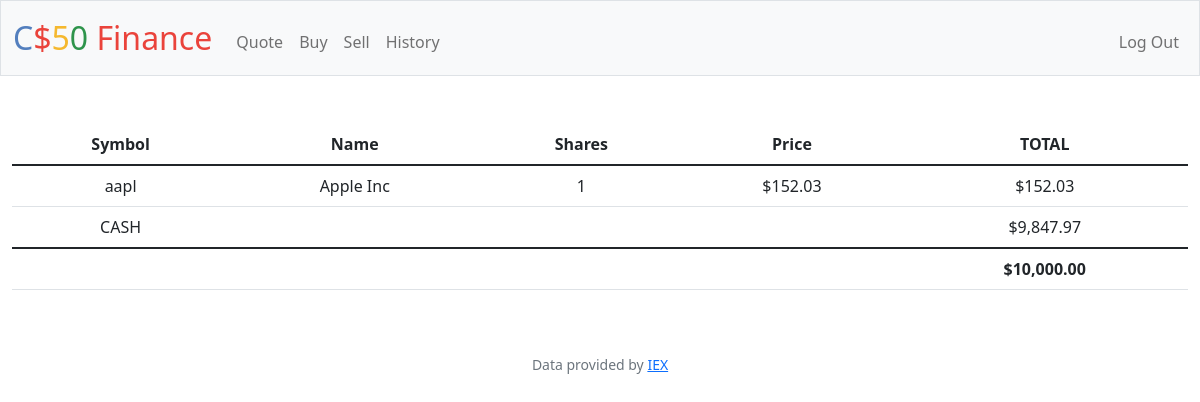
Page / (signed in) on the earlier database version.
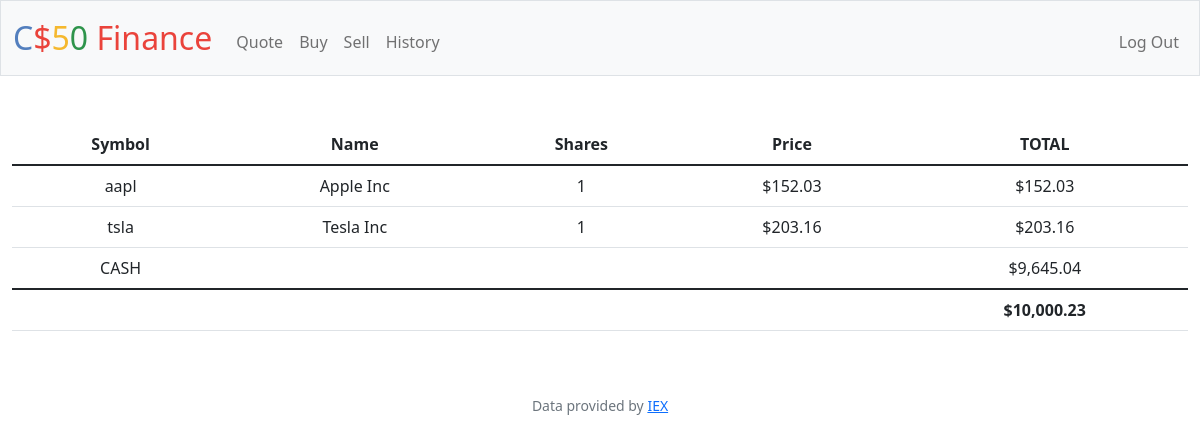
Same page on the later database version.
### tables this page shows
CREATE TABLE 'transactions' ('id' INTEGER PRIMARY KEY AUTOINCREMENT NOT NULL, 'user_id' INTEGER NOT NULL, 'name' TEXT NOT NULL, 'shares' INTEGER NOT NULL, 'price' NUMERIC NOT NULL, 'type' TEXT NOT NULL, 'symbol' TEXT NOT NULL, 'time' DATETIME DEFAULT CURRENT_TIMESTAMP);

CREATE TABLE users (id INTEGER PRIMARY KEY AUTOINCREMENT NOT NULL, username TEXT NOT NULL, hash TEXT NOT NULL, cash NUMERIC NOT NULL DEFAULT 10000.00);

### app.py (the view)
@app.route("/")
@login_required
def index():
    user_id = session["user_id"]
    profile_1 = db.execute("SELECT symbol, name, price, SUM(shares) as TotalShares FROM transactions WHERE user_id = ? GROUP BY symbol",user_id)
    cash = db.execute("SELECT cash FROM users WHERE id = ?", user_id)[0]["cash"]
    total = cash
    for data in profile_1:
        total += data["price"] * data["TotalShares"]
    return render_template("index.html", profile_1 = profile_1, cash = cash, usd=usd, total = total)

### app.py (called while the page is built)
@app.after_request
def after_request(response):
    response.headers["Cache-Control"] = "no-cache, no-store, must-revalidate"
    response.headers["Expires"] = 0
    response.headers["Pragma"] = "no-cache"
    return response

### helpers.py (called while the page is built)
def login_required(f):
    @wraps(f)
    def decorated_function(*args, **kwargs):
        if session.get("user_id") is None:
            return redirect("/login")
        return f(*args, **kwargs)
    return decorated_function

def usd(value):
    return f"${value:,.2f}"

### templates/index.html (shortened to what this page needs)
{% extends "layout.html" %}
{% block main %}
<div>
<table class="table">
    <thead>
        <tr>
            <th>Symbol</th> <th>Name</th> <th>Shares</th> <th>Price</th> <th>TOTAL</th>
        </tr>
    </thead>
    <tbody>
            {% for data in profile_1 %}
            <tr>
                <td>
                    {{data["symbol"]}}
                </td>
                <td>
                    {{data["name"]}}
                </td>
                <td>
                    {{data["TotalShares"]}}
                </td>
                <td>
                    {{usd(data["price"])}}
                </td>
                <td>
                    {{usd(data["TotalShares"] * data["price"])}}
                </td>
            </tr>
            {% endfor %}
            <tr>
                <td>CASH</td>
                <td colspan="3"></td>
                <td>{{usd(cash)}}</td>
            </tr>
    </tbody>
    <tfoot>
        <td colspan="4"></td>
        <td> <strong>{{usd(total)}}</strong></td>
    </tfoot>
</table>
</div>
{% endblock %}

Differences in the rows shown:
added transactions: symbol "tsla", name "Tesla Inc", TotalShares "1", price "$203.16", usd(data['TotalShares']*data['price']) "$203.16"
changed users: cash "$9,847.97" → "$9,645.04"
Other differences:
{{ usd(total) }}: "$10,000.00" → "$10,000.23"
